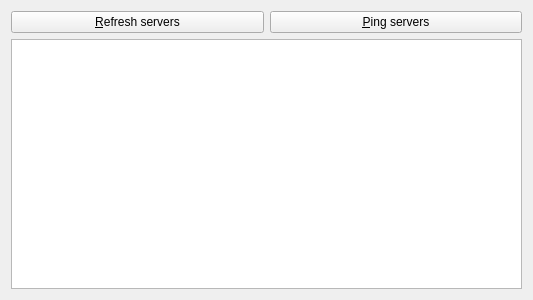
<?xml version="1.0" encoding="UTF-8"?>
<ui version="4.0">
 <class>MainWidget</class>
 <widget class="QWidget" name="MainWidget">
  <property name="geometry">
   <rect>
    <x>0</x>
    <y>0</y>
    <width>533</width>
    <height>300</height>
   </rect>
  </property>
  <property name="windowIcon">
   <iconset resource="shadowsocks.qrc">
    <normaloff>:/images/ss128</normaloff>:/images/ss128</iconset>
  </property>
  <layout class="QVBoxLayout" name="verticalLayout">
   <item>
    <layout class="QHBoxLayout" name="horizontalLayout">
     <item>
      <widget class="QPushButton" name="buttonRefresh">
       <property name="text">
        <string>&amp;Refresh servers</string>
       </property>
      </widget>
     </item>
     <item>
      <widget class="QPushButton" name="buttonPing">
       <property name="text">
        <string>&amp;Ping servers</string>
       </property>
      </widget>
     </item>
    </layout>
   </item>
   <item>
    <widget class="QTreeView" name="treeView">
     <property name="rootIsDecorated">
      <bool>false</bool>
     </property>
     <property name="uniformRowHeights">
      <bool>true</bool>
     </property>
    </widget>
   </item>
  </layout>
 </widget>
 <layoutdefault spacing="6" margin="11"/>
 <tabstops>
  <tabstop>buttonRefresh</tabstop>
  <tabstop>buttonPing</tabstop>
  <tabstop>treeView</tabstop>
 </tabstops>
 <resources>
  <include location="shadowsocks.qrc"/>
 </resources>
 <connections/>
</ui>
